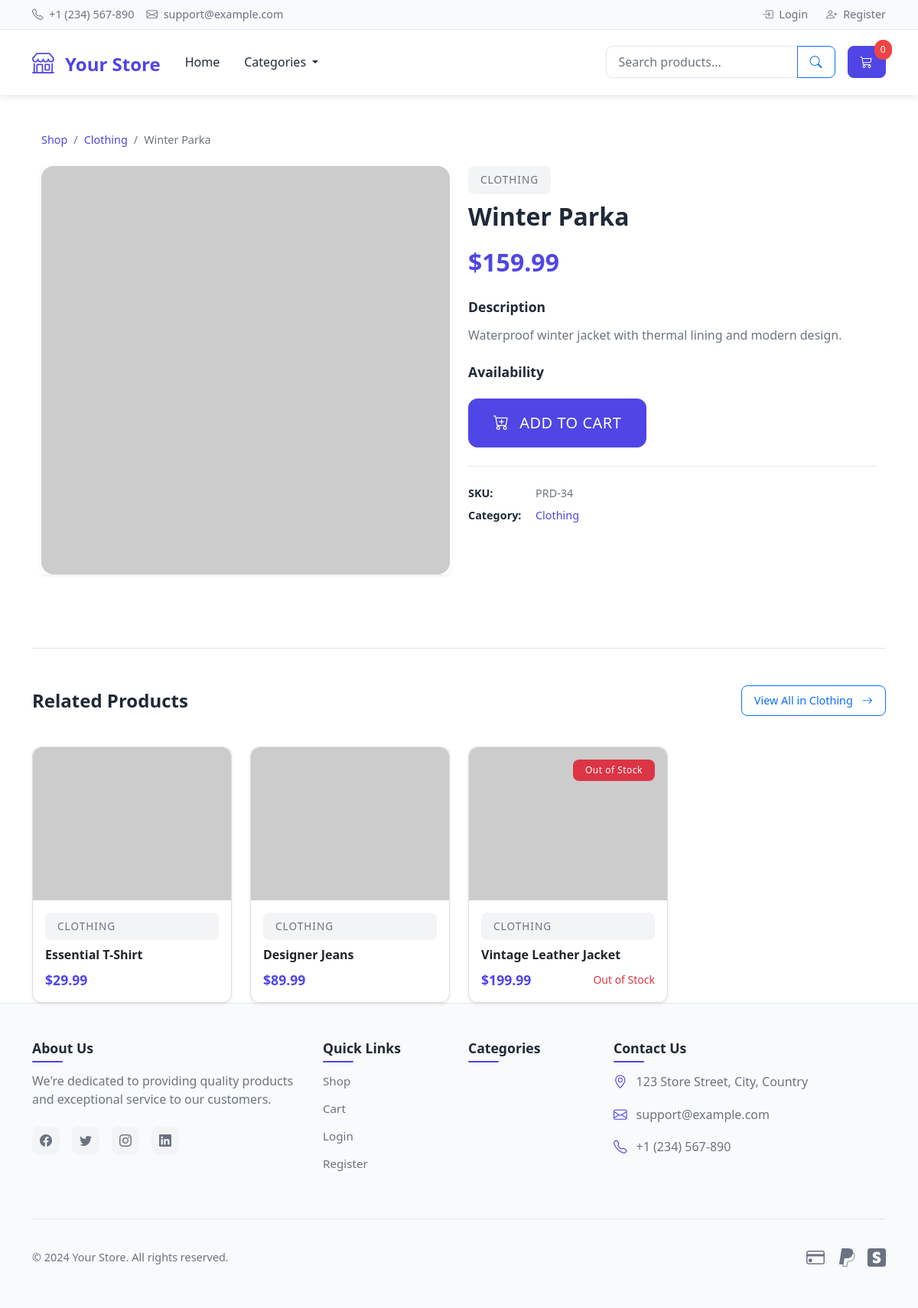
Screenshot of /product/34/ with the database file from the repository.
### store/models.py (models this page shows, shortened)
class Product(models.Model):
    name = models.CharField(max_length=200)
    description = models.TextField()
    price = models.DecimalField(max_digits=10, decimal_places=2)
    category = models.ForeignKey(Category, on_delete=models.CASCADE)
    image = models.ImageField(upload_to='products/', blank=True)
    image_url = models.URLField(blank=True)
    stock = models.IntegerField(default=0)
    available = models.BooleanField(default=True)
    created = models.DateTimeField(auto_now_add=True)
    updated = models.DateTimeField(auto_now=True)

class Category(models.Model):
    name = models.CharField(max_length=100)
    description = models.TextField(blank=True)
    class Meta:
        verbose_name_plural = 'Categories'

### store/views.py (the view)
# urls.py: path('product/<int:product_id>/', views.product_detail, name='product_detail'),
def product_detail(request, product_id):
    product = get_object_or_404(Product, id=product_id)
    related_products = Product.objects.filter(
        category=product.category,
        available=True
    ).exclude(
        id=product.id
    ).order_by(
        '-stock',  # Show in-stock items first
        '-id'      # Then show newer products
    )[:4]         # Limit to 4 related products
    context = {
        'product': product,
        'related_products': related_products,
    }
    return render(request, 'store/product_detail.html', context)

### store/templates/store/product_detail.html (shortened to what this page needs)
{% extends 'store/base.html' %} {% block content %}
<div class="container py-4">
  <nav aria-label="breadcrumb" class="mb-4">
    <ol class="breadcrumb">
      <li class="breadcrumb-item"><a href="{% url 'shop' %}">Shop</a></li>
      <li class="breadcrumb-item">
        <a href="?category={{ product.category.id }}"
          >{{ product.category.name }}</a
        >
      </li>
      <li class="breadcrumb-item active" aria-current="page">
        {{ product.name }}
      </li>
    </ol>
  </nav>
  <div class="row g-4">
    <div class="col-md-6 mb-4">
      <div class="card shadow-sm border-0">
        {% if product.image or product.image_url %}
        <div class="product-detail-image">
          <img
            src="{% if product.image %}{{ product.image.url }}{% else %}{{ product.image_url }}{% endif %}"
            class="card-img-top"
            alt="{{ product.name }}"
          />
        </div>
        {% endif %}
      </div>
    </div>
    <div class="col-md-6">
      <div class="product-details">
        <span class="product-category mb-2">{{ product.category.name }}</span>
        <h1 class="product-title mb-3">{{ product.name }}</h1>
        <div class="product-price mb-4">${{ product.price }}</div>
        <div class="product-description mb-4">
          <h5 class="detail-title">Description</h5>
          <p class="text-muted">{{ product.description }}</p>
        </div>
        <div class="product-availability mb-4">
          <h5 class="detail-title">Availability</h5>
        </div>
        {% if product.stock > 0 %}
        <a
          href="{% url 'add_to_cart' product.id %}"
          class="btn btn-primary btn-lg mb-4"
        >
          <i class="bi bi-cart-plus me-2"></i> Add to Cart
        </a>
        {% else %}
        <button class="btn btn-secondary btn-lg mb-4" disabled>
          Out of Stock
        </button>
        {% endif %}
        <div class="product-meta">
          <div class="meta-item mb-2">
            <strong>SKU:</strong>
            <span class="text-muted">PRD-{{ product.id }}</span>
          </div>
          <div class="meta-item">
            <strong>Category:</strong>
            <a
              href="?category={{ product.category.id }}"
              class="text-decoration-none"
            >
              {{ product.category.name }}
            </a>
          </div>
        </div>
      </div>
    </div>
  </div>
</div>
<div class="related-products mt-5">
  {% if related_products %}
  <div
    class="section-header d-flex justify-content-between align-items-center mb-4"
  >
    <h3 class="section-title">Related Products</h3>
    <a
      href="?category={{ product.category.id }}"
      class="btn btn-outline-primary btn-sm"
    >
      View All in {{ product.category.name }}
      <i class="bi bi-arrow-right ms-2"></i>
    </a>
  </div>
  <div class="row row-cols-1 row-cols-md-2 row-cols-lg-4 g-4">
    {% for related in related_products %}
    <div class="col">
      <div class="card h-100 shadow-sm product-card">
        {% if related.stock < 5 %}
        <div class="product-badge">
          {% if related.stock > 0 %}
          <span class="badge bg-warning">Only {{ related.stock }} left</span>
          {% else %}
          <span class="badge bg-danger">Out of Stock</span>
          {% endif %}
        </div>
        {% endif %}
        <div class="product-image-wrapper">
          <img
            src="{% if related.image %}{{ related.image.url }}{% else %}{{ related.image_url }}{% endif %}"
            class="card-img-top"
            alt="{{ related.name }}"
          />
        </div>
        <div class="card-body d-flex flex-column">
          <span class="product-category mb-2">{{ related.category.name }}</span>
          <h5 class="card-title product-title">
            <a
              href="{% url 'product_detail' related.id %}"
              class="text-decoration-none text-dark"
            >
              {{ related.name }}
            </a>
          </h5>
          <div class="mt-auto">
            <div class="d-flex justify-content-between align-items-center">
              <span class="product-price">${{ related.price }}</span>
              {% if related.stock == 0 %}
              <span class="text-danger small">Out of Stock</span>
              {% endif %}
            </div>
          </div>
        </div>
      </div>
    </div>
    {% endfor %}
  </div>
  {% endif %}
</div>
{% endblock %}

### store/templates/store/product_detail.html (style rules this page uses)
:root { --primary-color: #4f46e5; --primary-hover: #4338ca; --surface-color: #ffffff; --border-color: #e5e7eb; --shadow-sm: 0 2px 4px rgba(148, 163, 184, 0.1); --shadow-md: 0 4px 6px -1px rgba(148, 163, 184, 0.1), 0 2px 4px -1px rgba(148, 163, 184, 0.06); --shadow-lg: 0 10px 15px -3px rgba(148, 163, 184, 0.1), 0 4px 6px -2px rgba(148, 163, 184, 0.05); }
.breadcrumb { font-size: 0.9rem; }
.breadcrumb a { color: var(--primary-color); text-decoration: none; transition: color 0.2s ease; }
.product-detail-image { position: relative; overflow: hidden; border-radius: 16px; background: var(--surface-color); }
.product-detail-image img { width: 100%; height: auto; aspect-ratio: 1; object-fit: cover; transition: transform 0.5s ease; }
.product-badge { position: absolute; top: 16px; right: 16px; z-index: 2; }
.badge { padding: 0.5rem 1rem; border-radius: 8px; font-weight: 500; letter-spacing: 0.5px; }
.product-category { display: inline-block; font-size: 0.85rem; color: #6b7280; text-transform: uppercase; letter-spacing: 1px; font-weight: 500; background: #f3f4f6; padding: 0.5rem 1rem; border-radius: 8px; }
.product-title { font-size: 2rem; font-weight: 600; color: #1f2937; line-height: 1.3; }
.product-price { font-size: 2rem; font-weight: 700; color: var(--primary-color); }
.detail-title { font-size: 1.1rem; font-weight: 600; color: #1f2937; margin-bottom: 0.75rem; }
.product-description p { font-size: 1rem; line-height: 1.7; color: #6b7280; }
.btn-primary { background-color: var(--primary-color); border-color: var(--primary-color); padding: 1rem 2rem; font-weight: 500; text-transform: uppercase; letter-spacing: 0.5px; transition: all 0.3s ease; border-radius: 12px; }
.product-meta { padding-top: 1.5rem; border-top: 1px solid var(--border-color); font-size: 0.9rem; }
.meta-item { display: flex; gap: 0.5rem; align-items: center; }
.meta-item strong { color: #1f2937; min-width: 80px; }
.meta-item a { color: var(--primary-color); }
.related-products { padding-top: 3rem; margin-top: 3rem; border-top: 1px solid var(--border-color); }
.section-header { position: relative; padding-bottom: 1rem; }
.section-title { font-size: 1.5rem; font-weight: 600; color: #1f2937; margin-bottom: 0; }
.section-header .btn-outline-primary { font-size: 0.9rem; padding: 0.5rem 1rem; border-radius: 8px; transition: all 0.3s ease; }
.related-products .product-card { border-radius: 12px; transition: all 0.3s ease; }
.related-products .product-image-wrapper { height: 200px; border-radius: 12px 12px 0 0; overflow: hidden; }
.related-products .product-title { font-size: 1rem; line-height: 1.4; margin-bottom: 0.5rem; }
.related-products .product-price { font-size: 1.1rem; font-weight: 600; }

### rows the page displays
Product: category.name "Clothing", name "Winter Parka", category.name "CLOTHING", price "159.99", description "Waterproof winter jacket with thermal lining and modern design.", id "34"
Product: category.name "CLOTHING", name "Essential T-Shirt", price "29.99"
Product: category.name "CLOTHING", name "Designer Jeans", price "89.99"
Product: stock "Out of Stock", category.name "CLOTHING", name "Vintage Leather Jacket", price "199.99"

### other values shown
{{ cart_count|default:'0' }} "0"
